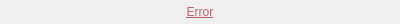
<?xml version="1.0" encoding="UTF-8"?>
<ui version="4.0">
 <class>ErrorLine</class>
 <widget class="QWidget" name="ErrorLine">
  <property name="geometry">
   <rect>
    <x>0</x>
    <y>0</y>
    <width>400</width>
    <height>24</height>
   </rect>
  </property>
  <property name="windowTitle">
   <string>Form</string>
  </property>
  <layout class="QVBoxLayout" name="verticalLayout">
   <property name="spacing">
    <number>0</number>
   </property>
   <property name="leftMargin">
    <number>4</number>
   </property>
   <property name="topMargin">
    <number>0</number>
   </property>
   <property name="rightMargin">
    <number>4</number>
   </property>
   <property name="bottomMargin">
    <number>0</number>
   </property>
   <item>
    <widget class="QLabel" name="label">
     <property name="styleSheet">
      <string notr="true">QLabel {
	color: #bf616a;
	text-decoration: underline;
}</string>
     </property>
     <property name="text">
      <string>Error</string>
     </property>
     <property name="alignment">
      <set>Qt::AlignCenter</set>
     </property>
     <property name="textInteractionFlags">
      <set>Qt::NoTextInteraction</set>
     </property>
    </widget>
   </item>
  </layout>
 </widget>
 <resources/>
 <connections/>
</ui>
